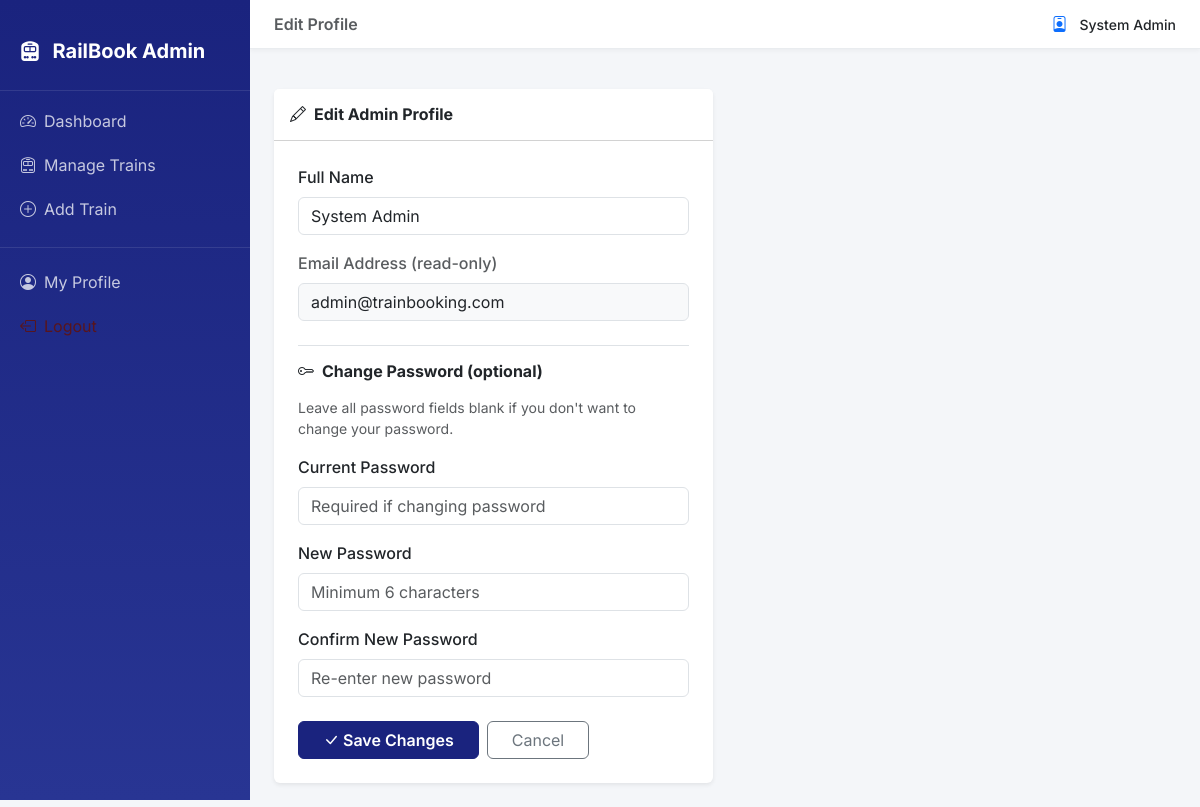
Page /admin/edit-profile (signed in) on the committed database.
### models/admin.py (models this page shows, shortened)
class Admin(db.Model):
    __tablename__ = 'admins'
    id            = db.Column(db.Integer, primary_key=True)
    full_name     = db.Column(db.String(100), nullable=False)
    email         = db.Column(db.String(150), unique=True, nullable=False, index=True)
    password_hash = db.Column(db.String(255), nullable=False)
    created_at    = db.Column(db.DateTime, default=datetime.utcnow)

### routes/admin.py (the view, shortened to what this page needs)
@admin_bp.route('/edit-profile', methods=['GET', 'POST'])
@admin_required
def admin_edit_profile():
    admin = get_current_admin()
    return render_template('admin/edit_profile.html', admin=admin)

### routes/admin.py (called while the page is built)
def admin_required(f):
    @wraps(f)
    def decorated(*args, **kwargs):
        if 'admin_id' not in session:
            flash('Please log in as admin to access this page.', 'warning')
            return redirect(url_for('admin_bp.admin_login'))
        return f(*args, **kwargs)
    return decorated

def get_current_admin():
    return Admin.query.get(session.get('admin_id'))

### templates/admin/edit_profile.html (shortened to what this page needs)
{% extends 'admin/base_admin.html' %}
{% block page_title %}Edit Profile{% endblock %}
{% block content %}
<div class="row">
    <div class="col-lg-6">
        <div class="card border-0 shadow-sm">
            <div class="card-header bg-white py-3">
                <h6 class="mb-0 fw-bold"><i class="bi bi-pencil me-2"></i>Edit Admin Profile</h6>
            </div>
            <div class="card-body p-4">
                <form method="POST" action="{{ url_for('admin_bp.admin_edit_profile') }}">
                    <div class="mb-3">
                        <label for="full_name" class="form-label fw-medium">Full Name</label>
                        <input type="text" class="form-control" id="full_name" name="full_name"
                            value="{{ admin.full_name }}" required />
                    </div>
                    <div class="mb-4">
                        <label class="form-label fw-medium text-muted">Email Address (read-only)</label>
                        <input type="email" class="form-control bg-light" value="{{ admin.email }}" readonly disabled />
                    </div>
                    <h6 class="fw-bold mb-3 mt-4 border-top pt-3">
                        <i class="bi bi-key me-2"></i>Change Password (optional)
                    </h6>
                    <p class="text-muted small mb-3">Leave all password fields blank if you don't want to change your
                        password.</p>
                    <div class="mb-3">
                        <label for="old_password" class="form-label fw-medium">Current Password</label>
                        <input type="password" class="form-control" id="old_password" name="old_password"
                            placeholder="Required if changing password" />
                    </div>
                    <div class="mb-3">
                        <label for="new_password" class="form-label fw-medium">New Password</label>
                        <input type="password" class="form-control" id="new_password" name="new_password"
                            placeholder="Minimum 6 characters" />
                    </div>
                    <div class="mb-4">
                        <label for="confirm_password" class="form-label fw-medium">Confirm New Password</label>
                        <input type="password" class="form-control" id="confirm_password" name="confirm_password"
                            placeholder="Re-enter new password" />
                    </div>
                    <div class="d-flex gap-2">
                        <button type="submit" class="btn btn-primary px-4 fw-semibold">
                            <i class="bi bi-check-lg me-1"></i>Save Changes
                        </button>
                        <a href="{{ url_for('admin_bp.admin_profile') }}"
                            class="btn btn-outline-secondary px-4">Cancel</a>
                    </div>
                </form>
            </div>
        </div>
    </div>
</div>
{% endblock %}

### templates/admin/base_admin.html (shortened to what this page needs)
<!DOCTYPE html>
<html lang="en">
<head>
    <link rel="stylesheet" href="https://cdn.jsdelivr.net/npm/bootstrap@5.3.2/dist/css/bootstrap.min.css" />
    <link rel="stylesheet" href="https://cdn.jsdelivr.net/npm/bootstrap-icons@1.11.3/font/bootstrap-icons.css" />
    <link rel="stylesheet" href="{{ url_for('static', filename='css/style.css') }}" />
</head>
<body>
    <nav class="admin-sidebar">
        <div class="brand">
            <i class="bi bi-train-front-fill me-2 fs-5"></i>
            <span class="fw-bold fs-5">RailBook Admin</span>
        </div>
        <ul class="nav flex-column mt-2">
            <li class="nav-item">
                <a class="nav-link {% if request.endpoint == 'admin_bp.dashboard' %}active{% endif %}"
                    href="{{ url_for('admin_bp.dashboard') }}">
                    <i class="bi bi-speedometer2 me-2"></i>Dashboard
                </a>
            </li>
            <li class="nav-item">
                <a class="nav-link {% if request.endpoint in ['admin_bp.view_trains', 'admin_bp.add_train', 'admin_bp.edit_train'] %}active{% endif %}"
                    href="{{ url_for('admin_bp.view_trains') }}">
                    <i class="bi bi-train-front me-2"></i>Manage Trains
                </a>
            </li>
            <li class="nav-item">
                <a class="nav-link {% if request.endpoint == 'admin_bp.add_train' %}active{% endif %}"
                    href="{{ url_for('admin_bp.add_train') }}">
                    <i class="bi bi-plus-circle me-2"></i>Add Train
                </a>
            </li>
            <li class="nav-item mt-3" style="border-top: 1px solid rgba(255,255,255,0.1); padding-top: 12px;">
                <a class="nav-link {% if request.endpoint == 'admin_bp.admin_profile' %}active{% endif %}"
                    href="{{ url_for('admin_bp.admin_profile') }}">
                    <i class="bi bi-person-circle me-2"></i>My Profile
                </a>
            </li>
            <li class="nav-item">
                <a class="nav-link text-danger-emphasis" href="{{ url_for('admin_bp.admin_logout') }}">
                    <i class="bi bi-box-arrow-left me-2"></i>Logout
                </a>
            </li>
        </ul>
    </nav>
    <div class="admin-main">
        <div class="admin-topbar d-flex justify-content-between align-items-center">
            <span class="fw-semibold text-muted">
                {% block page_title %}Admin Panel{% endblock %}
            </span>
            <div class="d-flex align-items-center gap-2">
                <i class="bi bi-person-badge text-primary me-1"></i>
                <span class="small fw-medium">{{ session.get('admin_name', 'Admin') }}</span>
            </div>
        </div>
        <div class="px-4 pt-3">
        </div>
        <div class="admin-content">
            {% block content %}{% endblock %}
        </div>
    </div>
</body>
</html>

### static/css/style.css (style rules this page uses)
:root { --primary: #1a237e; --primary-light: #3949ab; --accent: #ff6f00; --accent-hover: #e65100; --success: #2e7d32; --surface: #ffffff; --bg: #f4f6f9; --text: #212529; --muted: #6c757d; --border: #dee2e6; --shadow: 0 2px 16px rgba(0, 0, 0, 0.08); --radius: 12px; --radius-sm: 8px; --font: 'Inter', sans-serif; }
*, *::before, *::after { box-sizing: border-box; }
body { font-family: var(--font); background: var(--bg); color: var(--text); min-height: 100vh; display: flex; flex-direction: column; }
h1, h2, h3, h4, h5, h6 { font-weight: 600; }
.btn-primary { background: var(--primary); border-color: var(--primary); }

### templates/admin/base_admin.html (style rules this page uses)
body { font-family: 'Inter', sans-serif; background: #f4f6f9; }
.admin-sidebar { min-height: 100vh; width: 250px; background: linear-gradient(180deg, #1a237e 0%, #283593 100%); position: fixed; top: 0; left: 0; z-index: 1000; padding-top: 20px; transition: transform 0.3s; }
.admin-sidebar .brand { color: #fff; padding: 16px 20px 24px; border-bottom: 1px solid rgba(255, 255, 255, 0.1); }
.admin-sidebar .nav-link { color: rgba(255, 255, 255, 0.75); padding: 10px 20px; border-radius: 0 8px 8px 0; margin-right: 12px; transition: all 0.2s; }
.admin-sidebar .nav-link i { width: 22px; }
.admin-main { margin-left: 250px; min-height: 100vh; }
.admin-topbar { background: #fff; border-bottom: 1px solid #e9ecef; padding: 12px 24px; box-shadow: 0 2px 4px rgba(0, 0, 0, 0.04); }
.admin-content { padding: 24px; }

### rows in the picture
Admin: get "System Admin", full_name "System Admin", email "admin@trainbooking.com"
